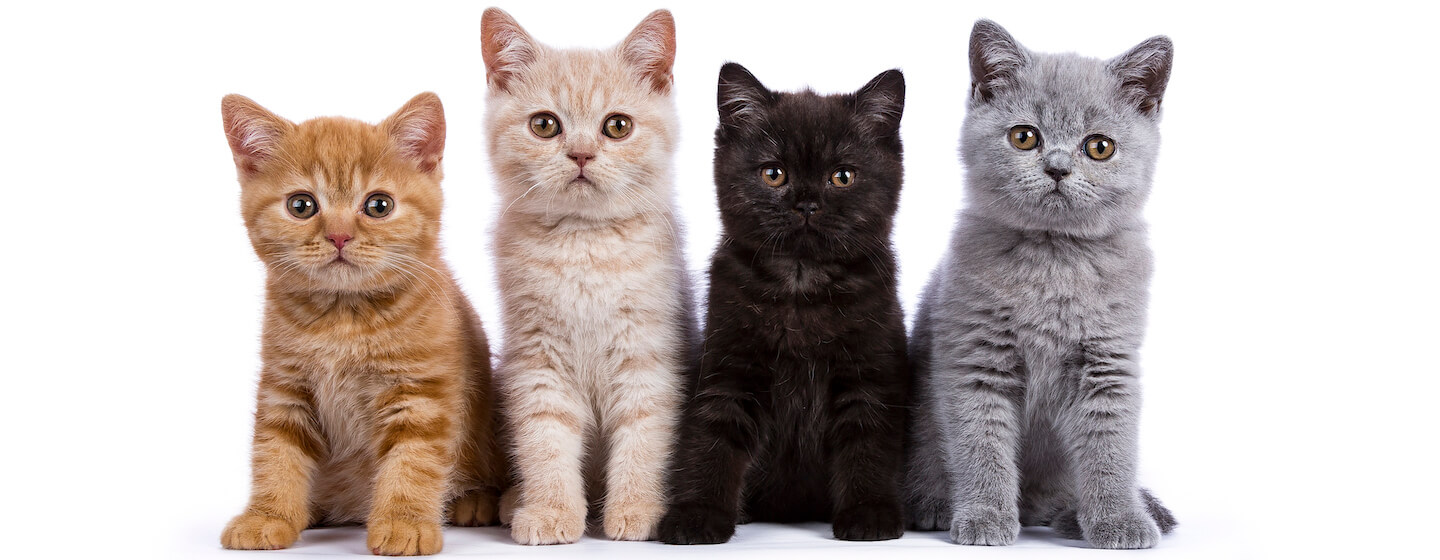
#> input picture source/cat/cat5.jpg, 1440 x 560 px
$ python cat_detection.py
#> lines starting #> are read from the running program, lines starting #| are printed output that depends on the picture
#importing necessary packages
import cv2

#gathering image information
img = cv2.imread("source/cat/cat5.jpg")
#> img is the input picture: shape (560, 1440, 3); mean B, G, R 178.9, 182.2, 192.5

if img is None:
    print("Image not found")
else:
    img = cv2.resize(img, (450, 260))
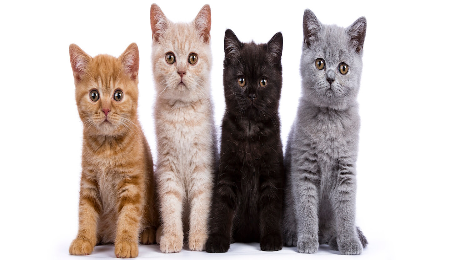
#> img: shape (260, 450, 3); mean B, G, R 178.9, 182.1, 192.4

grey = cv2.cvtColor(img,cv2.COLOR_BGR2GRAY)
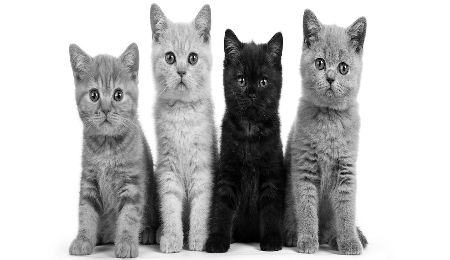
#> grey: shape (260, 450); min 0, max 255, mean 184.8

#importing cascade document
#> (the run stopped early here; a loop or call above may not have finished)

$ run again, with source/cat/cat1.jpg copied over source/cat/cat5.jpg
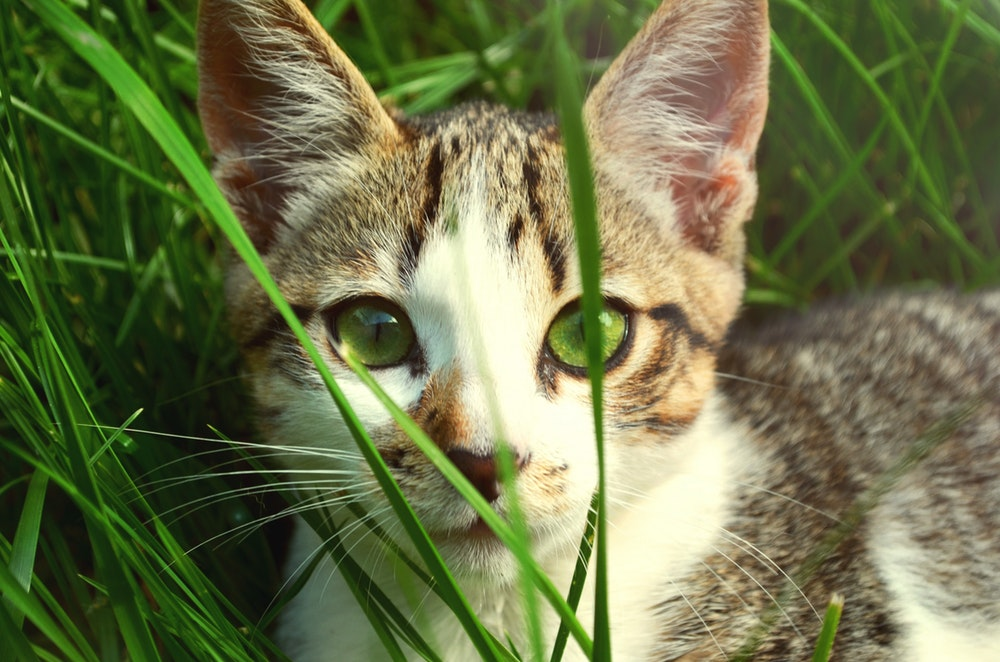
#> input picture source/cat/cat1.jpg, 1000 x 662 px
#> img is the input picture: shape (662, 1000, 3); mean B, G, R 73.3, 114.5, 107.3
#> `img = cv2.resize(img, (450, 260))`:
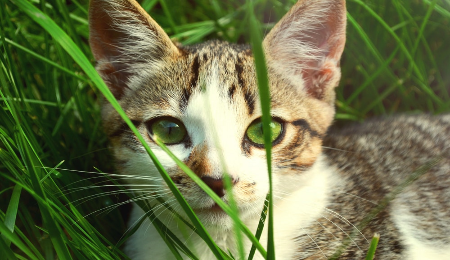
#> img: shape (260, 450, 3); mean B, G, R 73.2, 114.4, 107.2
#> `grey = cv2.cvtColor(img,cv2.COLOR_BGR2GRAY)`:
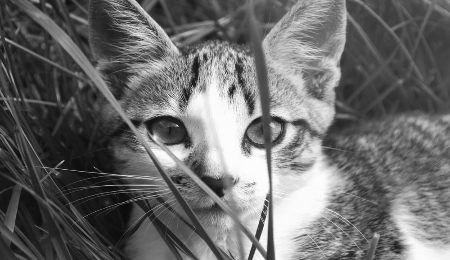
#> grey: shape (260, 450); min 9, max 253, mean 107.5

$ run again, with source/cat/cat2.jpg copied over source/cat/cat5.jpg
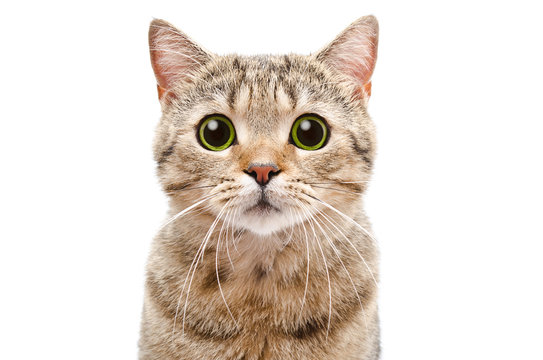
#> input picture source/cat/cat2.jpg, 543 x 360 px
#> img is the input picture: shape (360, 543, 3); mean B, G, R 210.6, 219.2, 229
#> `img = cv2.resize(img, (450, 260))`:
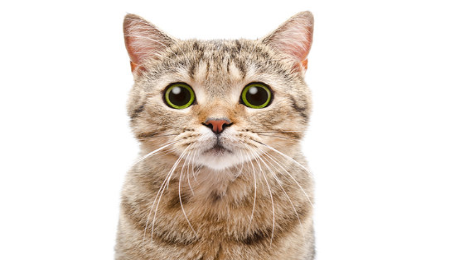
#> img: shape (260, 450, 3); mean B, G, R 210.6, 219.1, 229
#> `grey = cv2.cvtColor(img,cv2.COLOR_BGR2GRAY)`:
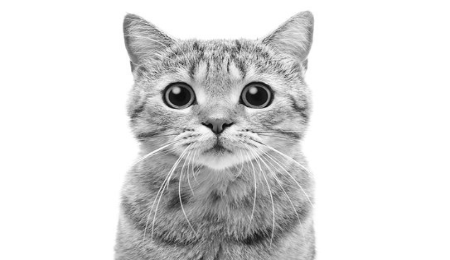
#> grey: shape (260, 450); min 8, max 255, mean 221.1

$ run again, with source/cat/cat3.jpg copied over source/cat/cat5.jpg
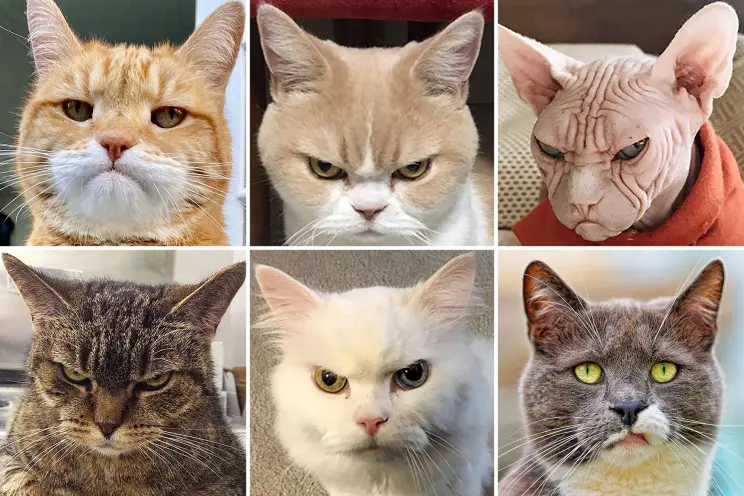
#> input picture source/cat/cat3.jpg, 744 x 496 px
#> img is the input picture: shape (496, 744, 3); mean B, G, R 125.3, 140.5, 159.9
#> `img = cv2.resize(img, (450, 260))`:
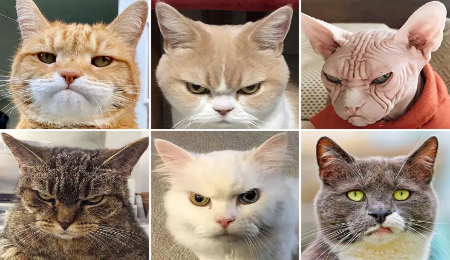
#> img: shape (260, 450, 3); mean B, G, R 125, 140.2, 159.6
#> `grey = cv2.cvtColor(img,cv2.COLOR_BGR2GRAY)`:
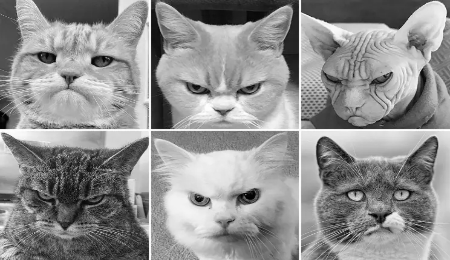
#> grey: shape (260, 450); min 0, max 255, mean 144.3
